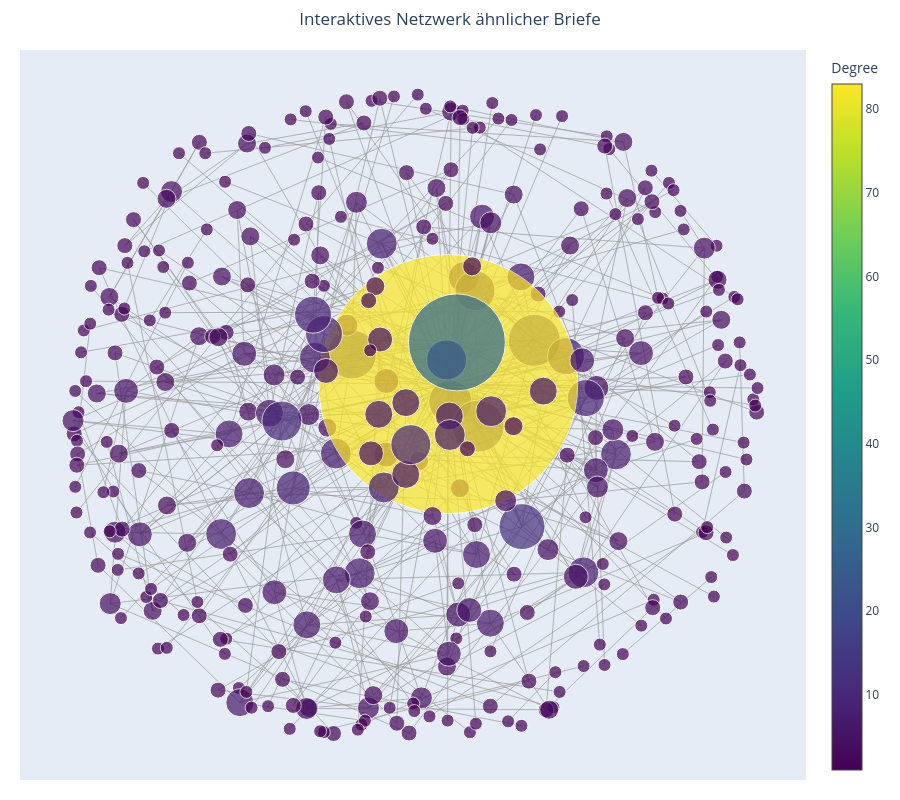

Notebook code cell kept with this figure:
### Markdown cell above
### 3.5 Interaktives Netzwerk ähnlicher Briefe

### Code cell
threshold = 0.20

G = nx.Graph()
for doc_id in df["doc_id"]:
    G.add_node(doc_id)

n = len(df)
for i in range(n):
    for j in range(i + 1, n):
        sim = sim_matrix[i, j]
        if sim >= threshold:
            G.add_edge(df.loc[i, "doc_id"], df.loc[j, "doc_id"], weight=float(sim))

G_plot = G.copy()
isolates = list(nx.isolates(G_plot))
G_plot.remove_nodes_from(isolates)

print(f"Knoten: {G_plot.number_of_nodes()}, Kanten: {G_plot.number_of_edges()}")

pos = nx.spring_layout(G_plot, seed=42, k=0.35)

edge_x, edge_y = [], []
for u, v, data in G_plot.edges(data=True):
    x0, y0 = pos[u]
    x1, y1 = pos[v]
    edge_x.extend([x0, x1, None])
    edge_y.extend([y0, y1, None])

edge_trace = go.Scatter(
    x=edge_x,
    y=edge_y,
    line=dict(width=0.7, color="#999"),
    hoverinfo="none",
    mode="lines"
)

degrees = dict(G_plot.degree())
node_x, node_y, node_text, node_size, node_color = [], [], [], [], []

for node in G_plot.nodes():
    x, y = pos[node]
    deg = degrees[node]
    node_x.append(x)
    node_y.append(y)
    node_size.append(10 + deg * 3)
    node_color.append(deg)
    node_text.append(f"<b>{node}</b><br>Degree: {deg}")

node_trace = go.Scatter(
    x=node_x,
    y=node_y,
    mode="markers",
    hoverinfo="text",
    hovertext=node_text,
    marker=dict(
        showscale=True,
        colorscale="Viridis",
        color=node_color,
        size=node_size,
        colorbar=dict(title="Degree"),
        line_width=1
    )
)

fig = go.Figure(
    data=[edge_trace, node_trace],
    layout=go.Layout(
        title="Interaktives Netzwerk ähnlicher Briefe",
        title_x=0.5,
        showlegend=False,
        hovermode="closest",
        margin=dict(b=20, l=20, r=20, t=50),
        xaxis=dict(showgrid=False, zeroline=False, showticklabels=False),
        yaxis=dict(showgrid=False, zeroline=False, showticklabels=False),
        height=800
    )
)
fig.show()

### Figure 1 — Plotly figure (JSON) as saved in the notebook; plotly's stock layout.template omitted (floating-point values rounded to 4 significant figures; data arrays with more than 128 entries replaced by an {"elided": "..."} marker saying what was removed)
{"data": [{"hoverinfo": "none", "line": {"color": "#999", "width": 0.7}, "mode": "lines", "type": "scatter", "x": {"elided": "1515 float values"}, "y": {"elided": "1515 float values"}}, {"hoverinfo": "text", "hovertext": {"elided": "342 str values"}, "marker": {"color": {"elided": "342 int values"}, "colorbar": {"title": {"text": "Degree"}}, "colorscale": [[0, "#440154"], [0.1111, "#482878"], [0.2222, "#3e4989"], [0.3333, "#31688e"], [0.4444, "#26828e"], [0.5556, "#1f9e89"], [0.6667, "#35b779"], [0.7778, "#6ece58"], [0.8889, "#b5de2b"], [1, "#fde725"]], "line": {"width": 1}, "showscale": true, "size": {"elided": "342 int values"}}, "mode": "markers", "type": "scatter", "x": {"elided": "342 float values"}, "y": {"elided": "342 float values"}}], "layout": {"height": 800, "hovermode": "closest", "margin": {"b": 20, "l": 20, "r": 20, "t": 50}, "showlegend": false, "title": {"text": "Interaktives Netzwerk ähnlicher Briefe", "x": 0.5}, "xaxis": {"showgrid": false, "showticklabels": false, "zeroline": false}, "yaxis": {"showgrid": false, "showticklabels": false, "zeroline": false}}}
